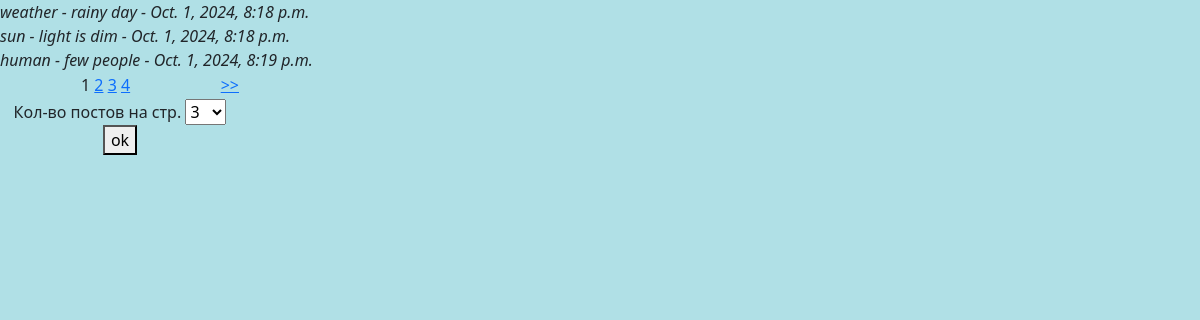
The page / on the database its author committed.
### blog/models.py (models this page shows, shortened)
class Posts(models.Model):
    title = models.CharField(max_length=100)
    content = models.TextField(default='')
    date = models.DateTimeField(auto_now=False)

### blog/views.py (the view)
# urls.py: path('', index),
def index(request):
    SELECT_CHOICE = ['3', '5', '10']
    title_ = 'Главная'
    posts = Posts.objects.all()
    if request.GET.get('page_') is None:
        page_ = 3
    else:
        page_ = request.GET.get('page_')
    if request.method == 'POST':
        select = request.POST.get('select')
        if select is None:
            page_ = 3
        else:
            page_ = select
    paginator = Paginator(posts, page_)
    page_number = request.GET.get('page')
    page_obj = paginator.get_page(page_number)
    context = {
        'title': title_,
        'page_obj': page_obj,
        'select_choice': SELECT_CHOICE,
        'page_': page_,
    }
    return render(request, 'index.html', context=context)

### templates/index.html (shortened to what this page needs)
{% load static %}
<!DOCTYPE html>
<html lang="en">
<head>
    <link href="https://cdn.jsdelivr.net/npm/bootstrap@5.0.0-beta1/dist/css/bootstrap.min.css" rel="stylesheet">
    <link rel="stylesheet"  type="text/css" href="{% static 'style.css' %}">
</head>
<body>
    <div>
        {% for post in page_obj %}
            <i>{{ post.title }} - {{ post.content }} - {{ post.date }}</i><br>
        {% endfor %}
    </div>
    <div>
    <table width='20%'>
        <tr>
            <td width='33%'>
    {% if page_obj.has_other_pages %}
            </td>
            <td width='33%'>
        {% for i in page_obj.paginator.page_range %}
            {% if page_obj.number == i %}
                {{ i }}
            {% else %}
                <a href='?page={{ i }}&page_={{ page_ }}'>{{ i }}</a>
            {% endif%}
        {% endfor %}
            </td>
            <td width='33%' style="text-align: right">
        {% if page_obj.has_next %}
           <a href='?page={{ page_obj.next_page_number }}&page_={{ page_ }}'>&gt;&gt;</a>
        {% endif %}
    {% endif %}
            </td>
        </tr>
        <tr>
            <td colspan='3' style="text-align: center">
                <form method='POST'>
                    Кол-во постов на стр.
                    <select name='select'>
                        {% for p in select_choice %}
                            {% if p == page_  %}
                                <option value={{ page_ }} selected>{{ p }}</option>
                            {% else %}
                                <option value={{ p }} >{{ p }}</option>
                            {% endif %}
                        {% endfor %}
                      </select>
                    <button type='submit'>ok</button>
                </form>
            </td>
        </tr>
    </table>
    </div>
</body>
</html>

### static/style.css (style rules this page uses)
body { background-color: powderblue; }

### rows shown on the page
Posts: title "weather", content "rainy day", date "Oct. 1, 2024, 8:18 p.m."
Posts: title "sun", content "light is dim", date "Oct. 1, 2024, 8:18 p.m."
Posts: title "human", content "few people", date "Oct. 1, 2024, 8:19 p.m."

### other values the page prints
{{ i }} "1"
{{ i }} "2" "3" "4"
form field select "3"
